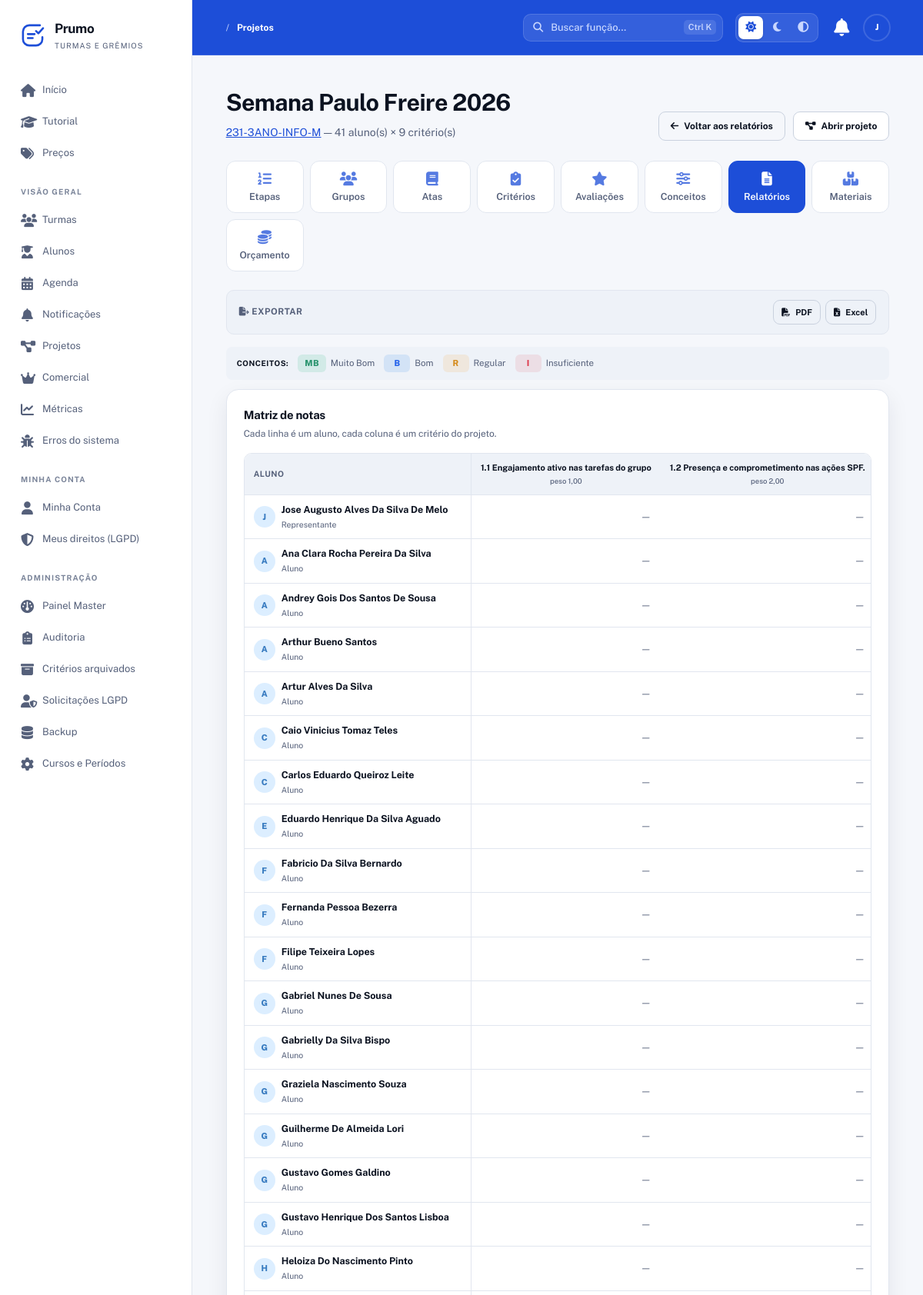
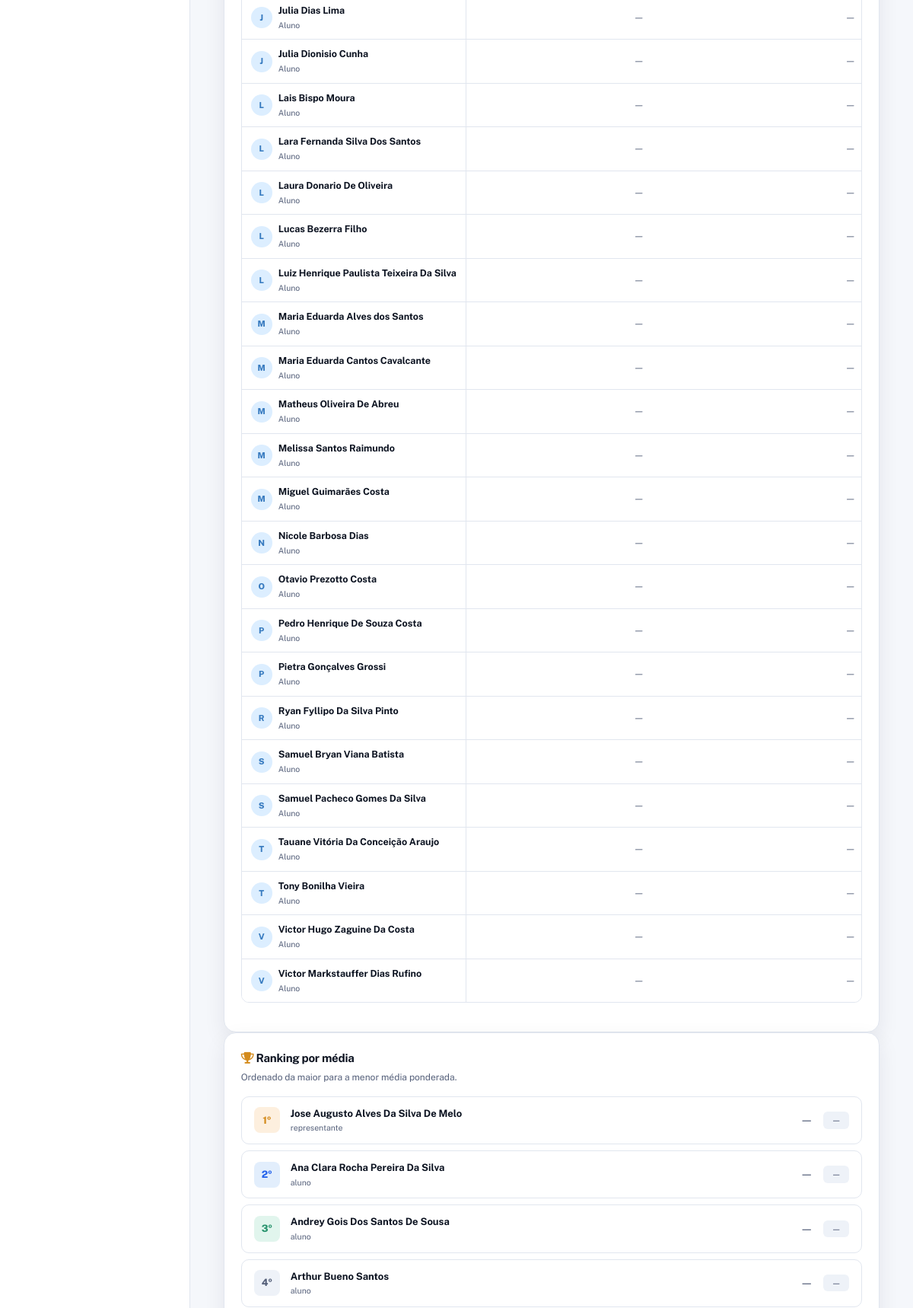
The page /SGT/projetos/3/relatorios/geral (signed in, upper part) on the database its author committed (2 pictures, top to bottom).
### tables this page shows
CREATE TABLE projetos (
  id INT AUTO_INCREMENT PRIMARY KEY,
  turma_id INT NOT NULL,
  diretoria_id INT NULL,                      
  nome VARCHAR(150) NOT NULL,
  descricao TEXT DEFAULT NULL,
  prazo DATE DEFAULT NULL,
  modo_avaliacao ENUM('etapa','cronograma') DEFAULT 'cronograma',
  alunos_pedem_grupo TINYINT(1) NOT NULL DEFAULT 0,       
  alunos_pedem_diretor TINYINT(1) NOT NULL DEFAULT 0,     
  diretores_por_grupo INT NOT NULL DEFAULT 1,
  avaliacao_reps ENUM('compartilhada','media') NOT NULL DEFAULT 'compartilhada',  
  encerrado TINYINT(1) DEFAULT 0,
  encerrado_em DATETIME DEFAULT NULL,
  encerrado_por INT DEFAULT NULL,
  created_at TIMESTAMP DEFAULT CURRENT_TIMESTAMP,
  updated_at TIMESTAMP DEFAULT CURRENT_TIMESTAMP ON UPDATE CURRENT_TIMESTAMP,
  FOREIGN KEY (turma_id) REFERENCES turmas(id) ON DELETE CASCADE,
  FOREIGN KEY (encerrado_por) REFERENCES usuarios(id) ON DELETE SET NULL,
  INDEX idx_projetos_turma (turma_id),
  INDEX idx_projetos_encerrado (encerrado),
  CONSTRAINT fk_projeto_diretoria FOREIGN KEY (diretoria_id) REFERENCES gremio_diretorias(id) ON DELETE SET NULL
);

CREATE TABLE turmas (
  id INT AUTO_INCREMENT PRIMARY KEY,
  nome VARCHAR(150) NOT NULL,
  tipo ENUM('turma','gremio') NOT NULL DEFAULT 'turma',   
  codigo_acesso VARCHAR(30) NOT NULL UNIQUE,
  codigo_interno VARCHAR(100) DEFAULT NULL,
  cor_primaria VARCHAR(20) DEFAULT '#3498db',
  cor_secundaria VARCHAR(20) DEFAULT '#2ecc71',
  cor_personalizada TINYINT(1) NOT NULL DEFAULT 0,   
  logo VARCHAR(255) DEFAULT NULL,                   
  bloqueada TINYINT(1) NOT NULL DEFAULT 0,
  bloqueada_motivo VARCHAR(255) DEFAULT NULL,
  bloqueada_em DATETIME DEFAULT NULL,
  bloqueada_por INT DEFAULT NULL,
  isenta_plano TINYINT(1) NOT NULL DEFAULT 0,   
  teste_dia_ate DATETIME NULL,                  
  created_at TIMESTAMP DEFAULT CURRENT_TIMESTAMP,
  updated_at TIMESTAMP DEFAULT CURRENT_TIMESTAMP ON UPDATE CURRENT_TIMESTAMP,
  FOREIGN KEY (bloqueada_por) REFERENCES usuarios(id) ON DELETE SET NULL,
  INDEX idx_turmas_codigo (codigo_acesso)
);

CREATE TABLE criterios (
  id INT AUTO_INCREMENT PRIMARY KEY,
  projeto_id INT NOT NULL,
  etapa_id INT DEFAULT NULL,
  nome VARCHAR(200) NOT NULL,
  descricao TEXT DEFAULT NULL,
  peso DECIMAL(5,2) NOT NULL DEFAULT 1.00,
  tipo_avaliacao ENUM('diretor','representante','pares','autoavaliacao','coletiva','misto') NOT NULL DEFAULT 'diretor',
  aplicavel_a ENUM('todos','apenas_diretores','apenas_representantes') DEFAULT 'todos',
  prazo_avaliacao DATETIME DEFAULT NULL,
  obrigatorio TINYINT(1) NOT NULL DEFAULT 0,   
  bloqueado TINYINT(1) DEFAULT 0,
  reaberto_por INT DEFAULT NULL,
  reaberto_em DATETIME DEFAULT NULL,
  created_at TIMESTAMP DEFAULT CURRENT_TIMESTAMP,
  updated_at TIMESTAMP DEFAULT CURRENT_TIMESTAMP ON UPDATE CURRENT_TIMESTAMP,
  FOREIGN KEY (projeto_id) REFERENCES projetos(id) ON DELETE CASCADE,
  FOREIGN KEY (etapa_id) REFERENCES projeto_etapas(id) ON DELETE SET NULL,
  FOREIGN KEY (reaberto_por) REFERENCES usuarios(id) ON DELETE SET NULL,
  INDEX idx_crit_projeto (projeto_id),
  INDEX idx_crit_etapa (etapa_id),
  INDEX idx_crit_tipo (tipo_avaliacao)
);

CREATE TABLE turma_usuarios (
  id INT AUTO_INCREMENT PRIMARY KEY,
  turma_id INT NOT NULL,
  usuario_id INT NOT NULL,
  papel ENUM('aluno','representante') NOT NULL DEFAULT 'aluno',
  vice TINYINT(1) NOT NULL DEFAULT 0,             
  ativo TINYINT(1) DEFAULT 1,
  entrou_em TIMESTAMP DEFAULT CURRENT_TIMESTAMP,
  saiu_em DATETIME DEFAULT NULL,
  created_at TIMESTAMP DEFAULT CURRENT_TIMESTAMP,
  updated_at TIMESTAMP DEFAULT CURRENT_TIMESTAMP ON UPDATE CURRENT_TIMESTAMP,
  UNIQUE KEY unico_turma_usuario (turma_id, usuario_id),
  FOREIGN KEY (turma_id) REFERENCES turmas(id) ON DELETE CASCADE,
  FOREIGN KEY (usuario_id) REFERENCES usuarios(id) ON DELETE CASCADE,
  INDEX idx_tu_papel (papel),
  INDEX idx_tu_ativo (ativo)
);

CREATE TABLE usuarios (
  id INT AUTO_INCREMENT PRIMARY KEY,
  nome VARCHAR(150) NOT NULL,
  email VARCHAR(150) NOT NULL UNIQUE,
  senha VARCHAR(255) NOT NULL,
  google_id VARCHAR(64) DEFAULT NULL,            
  tipo ENUM('aluno','master') NOT NULL DEFAULT 'aluno',
  telefone VARCHAR(20) DEFAULT NULL,
  data_nascimento DATE DEFAULT NULL,
  email_confirmado TINYINT(1) NOT NULL DEFAULT 0,
  email_token VARCHAR(255) DEFAULT NULL,
  email_token_expira DATETIME DEFAULT NULL,
  primeiro_login TINYINT(1) NOT NULL DEFAULT 1,
  cadastro_pendente TINYINT(1) NOT NULL DEFAULT 0,  
  ativo TINYINT(1) NOT NULL DEFAULT 1,
  lgpd_aceito TINYINT(1) NOT NULL DEFAULT 0,
  lgpd_data DATETIME DEFAULT NULL,
  ultimo_acesso DATETIME DEFAULT NULL,
  created_at TIMESTAMP DEFAULT CURRENT_TIMESTAMP,
  updated_at TIMESTAMP DEFAULT CURRENT_TIMESTAMP ON UPDATE CURRENT_TIMESTAMP,
  UNIQUE KEY uk_google_id (google_id),
  INDEX idx_usuarios_email (email),
  INDEX idx_usuarios_tipo (tipo),
  INDEX idx_usuarios_ativo (ativo)
);

### app/Views/relatorios/geral_projeto.php (the view, shortened to what the rows shown need)
<?php
require_once __DIR__ . '/../layouts/header.php';
require_once __DIR__ . '/../layouts/nav.php';
$criterios = [];
foreach ($boletins as $b) {
    foreach ($b['linhas'] as $l) {
        $criterios[(int) $l['criterio']['id']] = $l['criterio'];
    }
}
$ranking = [];
foreach ($alunos as $a) {
    $aid   = (int) $a['id'];
    $media = $boletins[$aid]['media_ponderada'] ?? null;
    $ranking[] = [
        'aluno'    => $a,
        'media'    => $media,
        'conceito' => $boletins[$aid]['conceito_final'] ?? null,
    ];
}
usort($ranking, fn($x, $y) => ($y['media'] ?? -1) <=> ($x['media'] ?? -1));
?>
<section class="hero-section">
    <div>
        <h1><?= h($projeto['nome']) ?></h1>
        <p class="hero-subtitle">
            <a href="<?= $basePath ?>/turmas/<?= (int) $projeto['turma_id'] ?>"><?= h($projeto['turma_nome']) ?></a>
            — <?= count($alunos) ?> aluno(s) × <?= count($criterios) ?> critério(s)
        </p>
    </div>
</section>
<?php if (empty($alunos)): ?>
    <section class="panel rel-empty">
        <span class="icon-large text-muted"><i class="fas fa-users"></i></span>
        <h2>Nenhum aluno na turma</h2>
        <p>Cadastre alunos na turma para gerar o relatório.</p>
    </section>
<?php else: ?>
    <section class="panel">
        <div class="panel-header">
            <div>
                <h2>Matriz de notas</h2>
            </div>
        </div>
        <div class="rel-wrapper">
            <table class="rel-tabela">
                <thead>
                    <tr>
                        <th>Aluno</th>
                        <?php foreach ($criterios as $c): ?>
                            <th class="td-center">
                                <div class="th-criterio">
                                    <span><?= h($c['nome']) ?></span>
                                    <small>peso <?= number_format((float) $c['peso'], 2, ',', '.') ?></small>
                                </div>
                            </th>
                        <?php endforeach; ?>
                    </tr>
                </thead>
                <tbody>
                    <?php foreach ($alunos as $a): ?>
                        <?php
                        $aid = (int) $a['id'];
                        $b   = $boletins[$aid] ?? null;
                        $mapa = [];
                        if ($b) {
                            foreach ($b['linhas'] as $l) {
                                $mapa[(int) $l['criterio']['id']] = $l;
                            }
                        }
                        ?>
                        <tr>
                            <td>
                                <div class="td-aluno">
                                    <span class="avatar avatar-blue">
                                        <?= strtoupper(substr($a['nome'], 0, 1)) ?>
                                    </span>
                                    <div class="td-aluno-info">
                                        <strong><?= h($a['nome']) ?></strong>
                                        <small><?= h($a['papel'] ?? 'aluno') ?></small>
                                    </div>
                                </div>
                            </td>
                            <?php foreach ($criterios as $cid => $c): ?>
                                <?php $nota = $mapa[$cid]['nota'] ?? null; ?>
                                <td class="td-num">
                                    <?php if ($nota === null): ?>
                                        <span class="nota-vazia">—</span>
                                    <?php else: ?>
                                        <?= number_format($nota, 2, ',', '.') ?>
                                    <?php endif; ?>
                                </td>
                            <?php endforeach; ?>
                        </tr>
                    <?php endforeach; ?>
                </tbody>
            </table>
        </div>
    </section>
    <section class="panel">
        <div class="panel-header">
            <div>
                <h2><i class="fas fa-trophy" style="color:#d48b1c;"></i> Ranking por média</h2>
            </div>
        </div>
        <div class="ranking-lista">
            <?php foreach ($ranking as $i => $r): ?>
                <div class="ranking-item">
                    <span class="ranking-pos"><?= $i + 1 ?>º</span>
                    <div class="ranking-info">
                        <strong><?= h($r['aluno']['nome']) ?></strong>
                        <small><?= h($r['aluno']['papel'] ?? 'aluno') ?></small>
                    </div>
                    <span class="ranking-media <?= $r['media'] === null ? 'vazio' : '' ?>">
                        <?= $r['media'] === null ? '—' : number_format($r['media'], 2, ',', '.') ?>
                    </span>
                    <?php if (!empty($r['conceito'])): ?>
                        <span class="conceito-badge <?= classeConceitoGeral($r['conceito']) ?>">
                            <?= h($r['conceito']) ?>
                        </span>
                    <?php else: ?>
                        <span class="conceito-badge vazio">—</span>
                    <?php endif; ?>
                </div>
            <?php endforeach; ?>
        </div>
    </section>
<?php endif; ?>
<?php require_once __DIR__ . '/../layouts/footer.php'; ?>

### rows shown on the page
projetos: nome "Semana Paulo Freire 2026", turma.nome "231-3ANO-INFO-M"
criterios: nome "1.1 Engajamento ativo nas tarefas do grupo", peso "1,00"
criterios: nome "1.2 Presença e comprometimento nas ações SPF.", peso "2,00"
turma_usuarios: usuario.nome "J", usuario.nome "Jose Augusto Alves Da Silva De Melo", papel "Representante", papel "representante"
turma_usuarios: usuario.nome "A", usuario.nome "Ana Clara Rocha Pereira Da Silva", papel "Aluno", papel "aluno"
turma_usuarios: usuario.nome "A", usuario.nome "Andrey Gois Dos Santos De Sousa", papel "Aluno", papel "aluno"
turma_usuarios: usuario.nome "A", usuario.nome "Arthur Bueno Santos", papel "Aluno", papel "aluno"
turma_usuarios: usuario.nome "A", usuario.nome "Artur Alves Da Silva", papel "Aluno"
turma_usuarios: usuario.nome "C", usuario.nome "Caio Vinicius Tomaz Teles", papel "Aluno"
turma_usuarios: usuario.nome "C", usuario.nome "Carlos Eduardo Queiroz Leite", papel "Aluno"
turma_usuarios: usuario.nome "E", usuario.nome "Eduardo Henrique Da Silva Aguado", papel "Aluno"
turma_usuarios: usuario.nome "F", usuario.nome "Fabricio Da Silva Bernardo", papel "Aluno"
turma_usuarios: usuario.nome "F", usuario.nome "Fernanda Pessoa Bezerra", papel "Aluno"
turma_usuarios: usuario.nome "F", usuario.nome "Filipe Teixeira Lopes", papel "Aluno"
turma_usuarios: usuario.nome "G", usuario.nome "Gabriel Nunes De Sousa", papel "Aluno"
turma_usuarios: usuario.nome "G", usuario.nome "Gabrielly Da Silva Bispo", papel "Aluno"
turma_usuarios: usuario.nome "G", usuario.nome "Graziela Nascimento Souza", papel "Aluno"
turma_usuarios: usuario.nome "G", usuario.nome "Guilherme De Almeida Lori", papel "Aluno"
turma_usuarios: usuario.nome "G", usuario.nome "Gustavo Gomes Galdino", papel "Aluno"
turma_usuarios: usuario.nome "G", usuario.nome "Gustavo Henrique Dos Santos Lisboa", papel "Aluno"
turma_usuarios: usuario.nome "H", usuario.nome "Heloiza Do Nascimento Pinto", papel "Aluno"
turma_usuarios: usuario.nome "J", usuario.nome "Julia Dias Lima", papel "Aluno"
turma_usuarios: usuario.nome "J", usuario.nome "Julia Dionisio Cunha", papel "Aluno"
turma_usuarios: usuario.nome "L", usuario.nome "Lais Bispo Moura", papel "Aluno"
turma_usuarios: usuario.nome "L", usuario.nome "Lara Fernanda Silva Dos Santos", papel "Aluno"
turma_usuarios: usuario.nome "L", usuario.nome "Laura Donario De Oliveira", papel "Aluno"
turma_usuarios: usuario.nome "L", usuario.nome "Lucas Bezerra Filho", papel "Aluno"
turma_usuarios: usuario.nome "L", usuario.nome "Luiz Henrique Paulista Teixeira Da Silva", papel "Aluno"
turma_usuarios: usuario.nome "M", usuario.nome "Maria Eduarda Alves dos Santos", papel "Aluno"
turma_usuarios: usuario.nome "M", usuario.nome "Maria Eduarda Cantos Cavalcante", papel "Aluno"
turma_usuarios: usuario.nome "M", usuario.nome "Matheus Oliveira De Abreu", papel "Aluno"
turma_usuarios: usuario.nome "M", usuario.nome "Melissa Santos Raimundo", papel "Aluno"
turma_usuarios: usuario.nome "M", usuario.nome "Miguel Guimarães Costa", papel "Aluno"
turma_usuarios: usuario.nome "N", usuario.nome "Nicole Barbosa Dias", papel "Aluno"
turma_usuarios: usuario.nome "O", usuario.nome "Otavio Prezotto Costa", papel "Aluno"
turma_usuarios: usuario.nome "P", usuario.nome "Pedro Henrique De Souza Costa", papel "Aluno"
turma_usuarios: usuario.nome "P", usuario.nome "Pietra Gonçalves Grossi", papel "Aluno"
turma_usuarios: usuario.nome "R", usuario.nome "Ryan Fyllipo Da Silva Pinto", papel "Aluno"
turma_usuarios: usuario.nome "S", usuario.nome "Samuel Bryan Viana Batista", papel "Aluno"
turma_usuarios: usuario.nome "S", usuario.nome "Samuel Pacheco Gomes Da Silva", papel "Aluno"
turma_usuarios: usuario.nome "T", usuario.nome "Tauane Vitória Da Conceição Araujo", papel "Aluno"
turma_usuarios: usuario.nome "T", usuario.nome "Tony Bonilha Vieira", papel "Aluno"
turma_usuarios: usuario.nome "V", usuario.nome "Victor Hugo Zaguine Da Costa", papel "Aluno"
turma_usuarios: usuario.nome "V", usuario.nome "Victor Markstauffer Dias Rufino", papel "Aluno"

### other values the page prints
$appName "Prumo"
$label "Início"
$label "Tutorial"
$label "Preços"
$secao "VISÃO GERAL"
$label "Turmas"
$label "Alunos"
$label "Agenda"
$label "Notificações"
$label "Projetos"
$label "Comercial"
$label "Métricas"
$label "Erros do sistema"
$secao "MINHA CONTA"
$label "Minha Conta"
